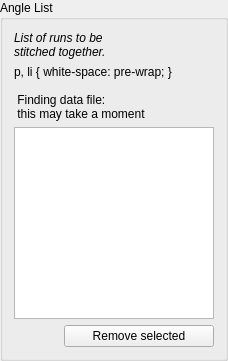
              <widget class="QGroupBox" name="groupBox_3">
               <property name="sizePolicy">
                <sizepolicy hsizetype="Fixed" vsizetype="Preferred">
                 <horstretch>0</horstretch>
                 <verstretch>0</verstretch>
                </sizepolicy>
               </property>
               <property name="title">
                <string>Angle List</string>
               </property>
               <layout class="QVBoxLayout" name="verticalLayout_6">
                <item>
                 <widget class="QLabel" name="label_10">
                  <property name="maximumSize">
                   <size>
                    <width>200</width>
                    <height>16777215</height>
                   </size>
                  </property>
                  <property name="font">
                   <font>
                    <italic>true</italic>
                   </font>
                  </property>
                  <property name="text">
                   <string>List of runs to be 
stitched together.</string>
                  </property>
                 </widget>
                </item>
                <item>
                 <widget class="QLabel" name="waiting_label">
                  <property name="text">
                   <string>&lt;!DOCTYPE HTML PUBLIC &quot;-//W3C//DTD HTML 4.0//EN&quot; &quot;http://www.w3.org/TR/REC-html40/strict.dtd&quot;&gt;
&lt;html&gt;&lt;head&gt;&lt;meta name=&quot;qrichtext&quot; content=&quot;1&quot; /&gt;&lt;style type=&quot;text/css&quot;&gt;
p, li { white-space: pre-wrap; }
&lt;/style&gt;&lt;/head&gt;&lt;body style=&quot; font-family:'Ubuntu'; font-size:11pt; font-weight:400; font-style:normal;&quot;&gt;
&lt;p style=&quot; margin-top:0px; margin-bottom:0px; margin-left:0px; margin-right:0px; -qt-block-indent:0; text-indent:0px;&quot;&gt;&lt;span style=&quot; font-weight:600; color:#aa557f;&quot;&gt;Finding data file:&lt;/span&gt;&lt;/p&gt;
&lt;p style=&quot; margin-top:0px; margin-bottom:0px; margin-left:0px; margin-right:0px; -qt-block-indent:0; text-indent:0px;&quot;&gt;&lt;span style=&quot; font-weight:600; color:#aa557f;&quot;&gt;this may take a moment&lt;/span&gt;&lt;/p&gt;&lt;/body&gt;&lt;/html&gt;</string>
                  </property>
                 </widget>
                </item>
                <item>
                 <widget class="QListWidget" name="angle_list">
                  <property name="sizePolicy">
                   <sizepolicy hsizetype="Fixed" vsizetype="Expanding">
                    <horstretch>0</horstretch>
                    <verstretch>0</verstretch>
                   </sizepolicy>
                  </property>
                  <property name="minimumSize">
                   <size>
                    <width>200</width>
                    <height>0</height>
                   </size>
                  </property>
                  <property name="maximumSize">
                   <size>
                    <width>200</width>
                    <height>16777215</height>
                   </size>
                  </property>
                  <property name="dragEnabled">
                   <bool>true</bool>
                  </property>
                  <property name="dragDropMode">
                   <enum>QAbstractItemView::InternalMove</enum>
                  </property>
                  <property name="defaultDropAction">
                   <enum>Qt::MoveAction</enum>
                  </property>
                  <property name="alternatingRowColors">
                   <bool>true</bool>
                  </property>
                 </widget>
                </item>
                <item>
                 <layout class="QHBoxLayout" name="horizontalLayout_12">
                  <item>
                   <spacer name="horizontalSpacer_11">
                    <property name="orientation">
                     <enum>Qt::Horizontal</enum>
                    </property>
                    <property name="sizeType">
                     <enum>QSizePolicy::Expanding</enum>
                    </property>
                    <property name="sizeHint" stdset="0">
                     <size>
                      <width>20</width>
                      <height>20</height>
                     </size>
                    </property>
                   </spacer>
                  </item>
                  <item>
                   <widget class="QPushButton" name="remove_btn">
                    <property name="minimumSize">
                     <size>
                      <width>150</width>
                      <height>0</height>
                     </size>
                    </property>
                    <property name="maximumSize">
                     <size>
                      <width>150</width>
                      <height>16777215</height>
                     </size>
                    </property>
                    <property name="toolTip">
                     <string>Remove selected item</string>
                    </property>
                    <property name="text">
                     <string>Remove selected</string>
                    </property>
                   </widget>
                  </item>
                 </layout>
                </item>
               </layout>
              </widget>
